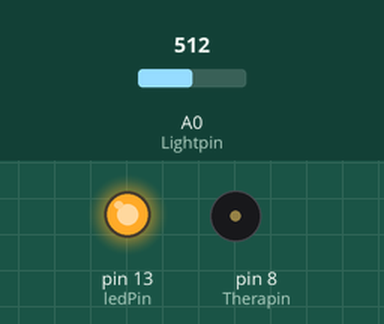
Bench run of a sketch on a simulated Arduino Uno, built with avr-gcc and run on an emulated ATmega328P. Shown: output pins drawn as LEDs (lit = HIGH), buzzer (waves = sounding). Inputs (shaded band) come from the test bench; at power-on: A0 (Lightpin) = 512.

Above: at 0.1 s.
At 5.1 s:
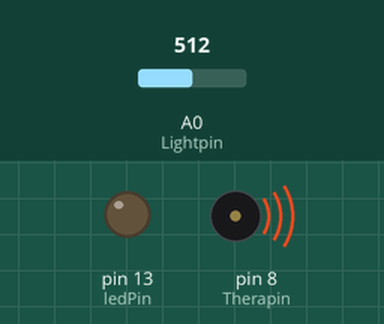
Timing chart, 0 to 6.6 s (numbered marks = the images above):
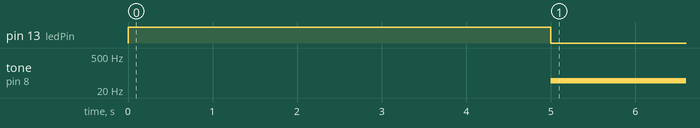

The sketch:

lighttheramin.ino
```cpp
#include <Servo.h>
Servo Myservo;

int Lightmeter;
//setting the low and high to use in the if else later. the meter will give us 0-1023 values.
int Lightlow = 1023; int Lighthigh = 0;

const int ledPin = 13; // this is the om board led we will "ping" when calibation is complete

//setting wich pins are where:
int const Lightpin = A0;
int const Therapin = 8;


void setup() {
  // put your setup code here, to run once:

  // sets the onbard to be a output and sets it to light up
  pinMode(ledPin, OUTPUT);
  digitalWrite(ledPin, HIGH);


  // this is what calibrates. this is the biggest code part of this task
  // it runs through the while for 5s and changes the High and Low value
  // to what it senses in the room.
  while (millis() < 5000) {
    Lightmeter = analogRead(Lightpin);
    if (Lightmeter > Lighthigh) {
      Lighthigh = Lightmeter;
      }
    if (Lightmeter < Lightlow) {
      Lightlow = Lightmeter;
      }
    }
  // sets the onboard low so we know the calibration is complete
  digitalWrite(ledPin, LOW);
}

void loop() {
  // put your main code here, to run repeatedly:
  Lightmeter = analogRead(Lightpin);
  // the same as task 05. we map low to high in the 50-4000 spectrum, since this is the freq we want to genrate.
  int pitch = map(Lightmeter, Lightlow, Lighthigh, 50, 4000);
  // makes the freq for 20 millisec on pin 8 (the theramin)
  tone(Therapin,pitch,20);

  // so we can make some consistent sounds.
  delay(10);

}
```

Measured:
- by itself, tone on pin 8 (Therapin): silent → 49 Hz at 5.0 s
